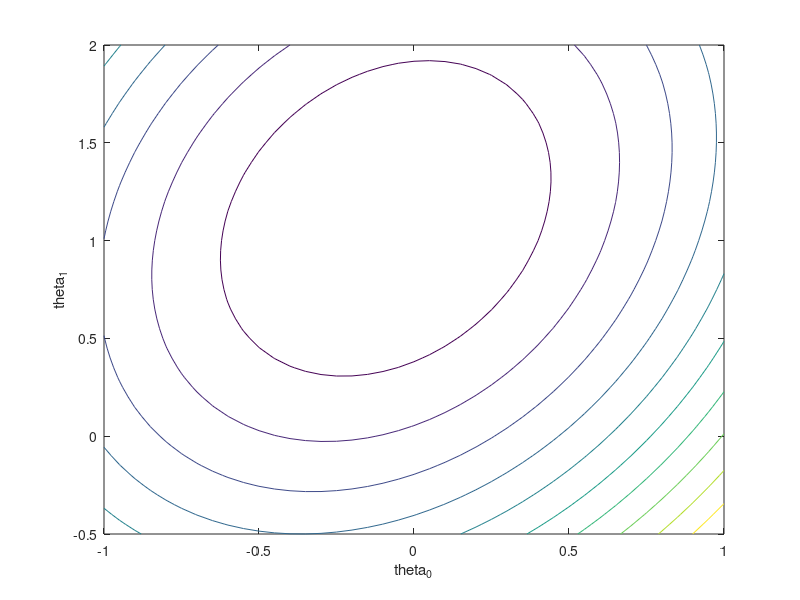

This chart was generated by the following MATLAB code: (Note: this script raises an error after producing the figure.)
#!/usr/bin/octave-cli --persist

# --------------------------------------------------------------------
# Interactive mode, showing the contours and the corresponding line
#
# WITH NORMALIZATION AND DATA CENTERING
#
# Implementation of J and gradJ for the general linear case
# --------------------------------------------------------------------

pkg load optim;

# Data stored each sample in a row, where the last row is the label
D=load("escazu.dat");

# Construct the design matrix with the original data
Xo=[ones(rows(D),1),D(:,1)];

# The outputs vector with the original data
Yo=D(:,4);

# The slope for the data normalization
minArea = min(Xo(:,2));
maxArea = max(Xo(:,2));
mx = 2/(maxArea-minArea);
bx = 1-mx*maxArea;

NM=[1 bx; 0 mx];
X=Xo*NM; # Normalized data to interval -1 to 1

# Normalize also the output
minPrice=min(Yo);
maxPrice=max(Yo);
my = 2/(maxPrice-minPrice);
by = 1-my*maxPrice;

Y = my*Yo + by;

# For the inverse mapping we need these:
imy = 1/my;
iby = -by/my;

# Objective function of the parameters theta, requires also the data A
# First create a matrix without the square, where the j-column has
# theta_0 + theta_1*x_1^(j)-y^(j).  Then, square all elements of that matrix
# and finally add up all elements in each row
function res=J(theta,X,Y)
  D=(X*theta'-Y*ones(1,rows(theta)));
  res=0.5*sum(D.*D,1)';
endfunction;

# Gradient of J.
# Analytical solution.
#
# Here assuming that theta has two components only
# For each theta pair (assumed in a row of the theta matrix) it will
# compute also a row with the gradient: the first column is the partial
# derivative w.r.t theta_0 and the second w.r.t theta_1
function res=gradJ(theta,X,Y)
  res=(X'*(X*theta'-Y*ones(1,rows(theta))))';
endfunction;

# Gradient of J.
# Numerical solution.
#
# Here assuming that theta has two components only
# For each theta pair (assumed in a row of the theta matrix) it will
# compute also a row with the gradient: the first column is the partial
# derivative w.r.t theta_0 and the second w.r.t theta_1
function resn=gradJn(theta,X,Y)
  # Centered derivatives
  delta=1e-2;
  dx=delta*600;
  dy=delta*2;

  Jtx=(J(theta+ones(rows(theta),1)*[dx,0],X,Y)-J(theta-ones(rows(theta),1)*[dx,0],X,Y))/(2*dx);
  Jty=(J(theta+ones(rows(theta),1)*[0,dy],X,Y)-J(theta-ones(rows(theta),1)*[0,dy],X,Y))/(2*dy);
  
  resn=[Jtx,Jty];
endfunction

# Select the grid to plot the contours and gradients
th0=-1:0.05:1;
th1=-0.5:0.05:2;
[tt0,tt1] = meshgrid(th0,th1);

# Recover the used region to ensure the proper plot
featSpace=[th0(1),th0(length(th0)),th1(1),th1(length(th1))];

theta=[tt0(:) tt1(:)];
jj=reshape(J(theta,X,Y),size(tt0));

# Precompute the gradient for the chosen grid
g=gradJ(theta,X,Y);
gjx=reshape(g(:,1),size(tt0));
gjy=reshape(g(:,2),size(tt1));


# plot the contours in 2D
figure(1);
hold off;
axis("manual","tight");


contour(tt0,tt1,jj);
xlabel("theta_0");
ylabel("theta_1");

# Learning rate
alpha = 0.05;

while(1)
  hold on;
 
  printf("Click on countours to set a starting point\n");
  fflush(stdout);

  figure(1);

  # Wait for mouse click and get the point (t0,t1) in the plot coordinate sys.
  [t0,t1,buttons] = ginput(1);
  t=[t0,t1];
  gt=gradJ(t,X,Y);

  # Clean the previous plot 
  hold off;

  # Paint first the contour lines
  contour(tt0,tt1,jj);
  hold on;

  # Add the gradient
  quiver(tt0,tt1,gjx,gjy,0.7);
  
  xlabel("theta0");
  ylabel("theta1");

  # Print some information on the clicked starting point
  printf("J(%g,%g)=%g\n",t0,t1,J(t,X,Y));
  printf("  GradJ(%g,%g)=[%g,%g]\n",t0,t1,gt(1),gt(2));
  fflush(stdout);

  # Show the clicked point
  plot([t0],[t1],"*r");

  # Paint on a second figure the corresponding line
  figure(2);
  hold off;
  plot(Xo(:,2),Yo,"*b");
  hold on;
  
  # The line back in the samples
  areas=linspace(min(Xo(:,2)),max(Xo(:,2)),5);

  # Paint the original clicked one with black
  prices=t1*imy*mx*areas + (imy*t1*bx + imy*t0+iby);
  plot(areas,prices,'k',"linewidth",3);
  
  # Perform the gradient descent
  ts=t; # sequence of t's

  for i=[1:100] # max 100 iterations
    tc = ts(rows(ts),:); # Current position 
    gn = gradJ(tc,X,Y);  # Gradient at current position
    tn = tc - alpha * gn;# Next position
    ts = [ts;tn];

    figure(1);
    plot([tc(1) tn(1)],[tc(2),tn(2)],"k-");
    plot([tn(1)],[tn(2)],"ob");
    axis(featSpace);

    figure(2);
    hold on;
    u0=tn(1);
    u1=tn(2);

    # We have to de-normalize the normalized estimation    
    prices=u1*imy*mx*areas + (imy*u1*bx + imy*u0+iby);
    plot(areas,prices,'r',"linewidth",1);
    axis([minArea maxArea minPrice maxPrice]);  

    if (norm(tc-tn)<0.001) break; endif;
    
    figure(1);
    axis(featSpace);
    waitforbuttonpress();
  endfor

  figure(2);
  # Repaint the last one as green
  plot(areas,prices,'g',"linewidth",3);
  axis([minArea maxArea minPrice maxPrice]);  
  
  
endwhile;
